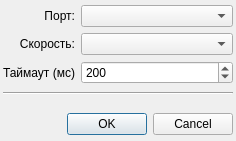
<ui version="4.0" >
 <class>InitDialog</class>
 <widget class="QDialog" name="InitDialog" >
  <property name="geometry" >
   <rect>
    <x>0</x>
    <y>0</y>
    <width>236</width>
    <height>141</height>
   </rect>
  </property>
  <property name="windowTitle" >
   <string>Dialog</string>
  </property>
  <layout class="QVBoxLayout" >
   <property name="margin" >
    <number>3</number>
   </property>
   <item>
    <layout class="QGridLayout" >
     <item row="0" column="0" >
      <widget class="QLabel" name="label" >
       <property name="text" >
        <string>Порт:</string>
       </property>
       <property name="alignment" >
        <set>Qt::AlignRight|Qt::AlignTrailing|Qt::AlignVCenter</set>
       </property>
      </widget>
     </item>
     <item row="0" column="1" >
      <widget class="QComboBox" name="cb_portname" >
       <property name="sizePolicy" >
        <sizepolicy vsizetype="Fixed" hsizetype="Expanding" >
         <horstretch>0</horstretch>
         <verstretch>0</verstretch>
        </sizepolicy>
       </property>
      </widget>
     </item>
     <item row="1" column="0" >
      <widget class="QLabel" name="label_2" >
       <property name="text" >
        <string>Скорость:</string>
       </property>
       <property name="alignment" >
        <set>Qt::AlignRight|Qt::AlignTrailing|Qt::AlignVCenter</set>
       </property>
      </widget>
     </item>
     <item row="1" column="1" >
      <widget class="QComboBox" name="cb_portspeed" >
       <property name="sizePolicy" >
        <sizepolicy vsizetype="Fixed" hsizetype="Expanding" >
         <horstretch>0</horstretch>
         <verstretch>0</verstretch>
        </sizepolicy>
       </property>
      </widget>
     </item>
     <item row="2" column="0" >
      <widget class="QLabel" name="label_3" >
       <property name="text" >
        <string>Таймаут (мс)</string>
       </property>
      </widget>
     </item>
     <item row="2" column="1" >
      <widget class="QSpinBox" name="sb_timeout" >
       <property name="minimum" >
        <number>20</number>
       </property>
       <property name="maximum" >
        <number>20000</number>
       </property>
       <property name="singleStep" >
        <number>100</number>
       </property>
       <property name="value" >
        <number>200</number>
       </property>
      </widget>
     </item>
    </layout>
   </item>
   <item>
    <widget class="Line" name="line" >
     <property name="orientation" >
      <enum>Qt::Horizontal</enum>
     </property>
    </widget>
   </item>
   <item>
    <spacer>
     <property name="orientation" >
      <enum>Qt::Vertical</enum>
     </property>
     <property name="sizeType" >
      <enum>QSizePolicy::Minimum</enum>
     </property>
     <property name="sizeHint" stdset="0" >
      <size>
       <width>20</width>
       <height>10</height>
      </size>
     </property>
    </spacer>
   </item>
   <item>
    <widget class="QDialogButtonBox" name="buttonBox" >
     <property name="orientation" >
      <enum>Qt::Horizontal</enum>
     </property>
     <property name="standardButtons" >
      <set>QDialogButtonBox::Cancel|QDialogButtonBox::Ok</set>
     </property>
    </widget>
   </item>
  </layout>
 </widget>
 <resources/>
 <connections>
  <connection>
   <sender>buttonBox</sender>
   <signal>accepted()</signal>
   <receiver>InitDialog</receiver>
   <slot>accept()</slot>
   <hints>
    <hint type="sourcelabel" >
     <x>248</x>
     <y>254</y>
    </hint>
    <hint type="destinationlabel" >
     <x>157</x>
     <y>274</y>
    </hint>
   </hints>
  </connection>
  <connection>
   <sender>buttonBox</sender>
   <signal>rejected()</signal>
   <receiver>InitDialog</receiver>
   <slot>reject()</slot>
   <hints>
    <hint type="sourcelabel" >
     <x>316</x>
     <y>260</y>
    </hint>
    <hint type="destinationlabel" >
     <x>286</x>
     <y>274</y>
    </hint>
   </hints>
  </connection>
 </connections>
</ui>
